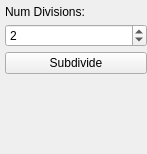
                         <widget class="QWidget" name="page_11">
                          <property name="geometry">
                           <rect>
                            <x>0</x>
                            <y>0</y>
                            <width>147</width>
                            <height>154</height>
                           </rect>
                          </property>
                          <attribute name="label">
                           <string>BF Subdiv.</string>
                          </attribute>
                          <attribute name="toolTip">
                           <string>Butterfly Subdivision (Global)</string>
                          </attribute>
                          <layout class="QVBoxLayout" name="verticalLayout_18">
                           <property name="spacing">
                            <number>5</number>
                           </property>
                           <property name="leftMargin">
                            <number>5</number>
                           </property>
                           <property name="topMargin">
                            <number>5</number>
                           </property>
                           <property name="rightMargin">
                            <number>0</number>
                           </property>
                           <property name="bottomMargin">
                            <number>5</number>
                           </property>
                           <item>
                            <widget class="QLabel" name="label_18">
                             <property name="text">
                              <string>Num Divisions:</string>
                             </property>
                            </widget>
                           </item>
                           <item>
                            <widget class="QSpinBox" name="sbBFDivisionsG">
                             <property name="minimum">
                              <number>1</number>
                             </property>
                             <property name="value">
                              <number>2</number>
                             </property>
                            </widget>
                           </item>
                           <item>
                            <widget class="QPushButton" name="btnBFSubdivideG">
                             <property name="text">
                              <string>Subdivide</string>
                             </property>
                            </widget>
                           </item>
                           <item>
                            <spacer name="verticalSpacer_3">
                             <property name="orientation">
                              <enum>Qt::Vertical</enum>
                             </property>
                             <property name="sizeHint" stdset="0">
                              <size>
                               <width>20</width>
                               <height>40</height>
                              </size>
                             </property>
                            </spacer>
                           </item>
                          </layout>
                         </widget>
